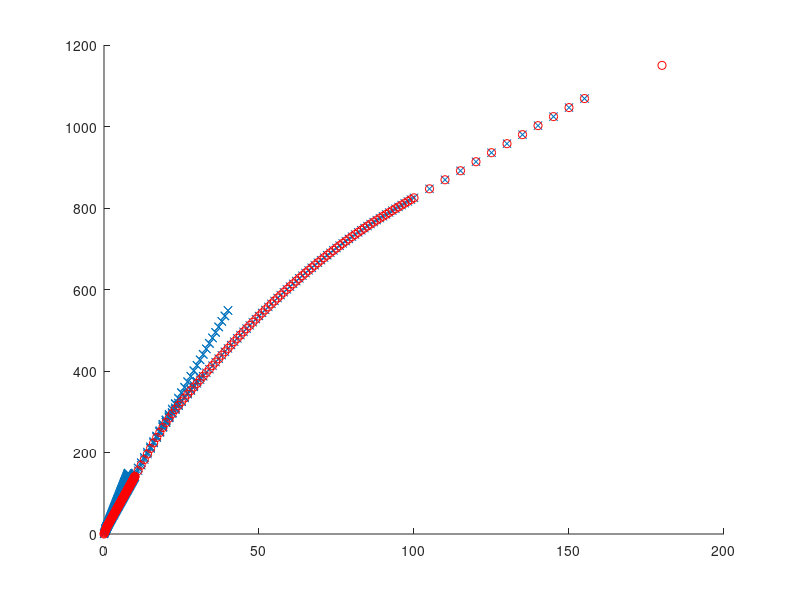

This chart was generated by the following MATLAB code:
clear;

load phasedb.mat

pid = find(ismember([phases.name],{'P'}));
pdiffid = find(ismember([phases.name],{'Pdiff'}));

odist = [phases(pid).event(1).dist;phases(pdiffid).event(1).dist];
otime = [phases(pid).event(1).time;phases(pdiffid).event(1).time];

uni_dist = unique(odist);
uni_time = uni_dist;
for id = 1:length(uni_dist)
	uni_time(id) = min(otime(find(odist == uni_dist(id))));
end
uni_dist(end+1) = 180;
uni_time(end+1) = 1150;

figure(68)
clf
hold on
plot(odist,otime,'x');
plot(uni_dist,uni_time,'ro');

p_time = uni_time;
p_dist = uni_dist;

save P_time.mat p_time p_dist;
